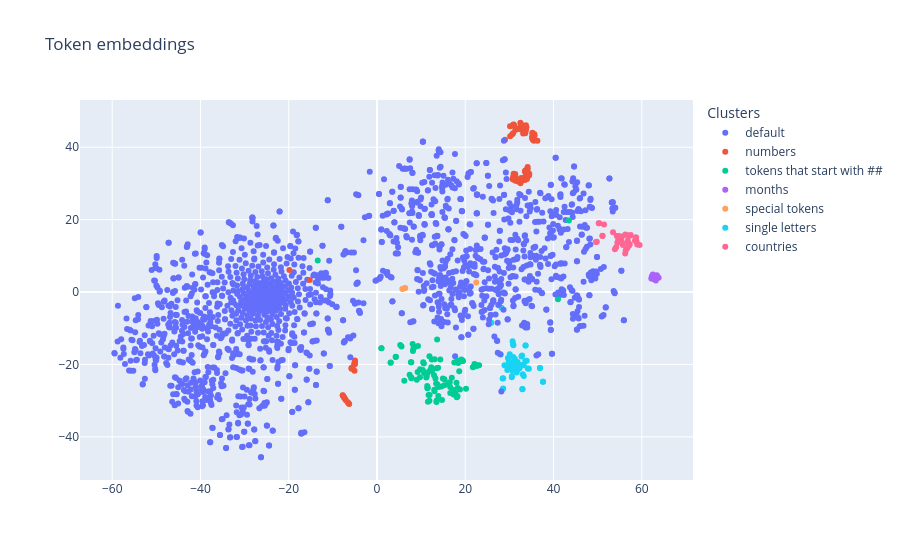

The notebook cell this image was saved under:
### Code cell
fig = go.Figure(
    data=go.Scatter(
        x=data_2d[:, 0],
        y=data_2d[:, 1],
        mode="markers",
        marker=dict(color=colors),
        hovertext=relevant_tokens,
        hoverinfo="text",
        showlegend=False
    )
)

# Create dummy traces to have a nice legend
for name, color in zip(cluster_names, unique_colors):
    fig.add_trace(go.Scatter(
        x=[None], y=[None],
        mode="markers", marker=dict(color=color), name=name
    ))

fig.update_layout(title="Token embeddings", legend=dict(title="Clusters"))

fig.show()

### Figure 1 — Plotly figure (JSON) as saved in the notebook; plotly's stock layout.template omitted (floating-point values rounded to 4 significant figures; data arrays with more than 128 entries replaced by an {"elided": "..."} marker saying what was removed)
{"data": [{"hoverinfo": "text", "hovertext": {"elided": "2000 str values"}, "marker": {"color": {"elided": "2000 str values"}}, "mode": "markers", "showlegend": false, "type": "scatter", "x": {"elided": "2000 float values"}, "y": {"elided": "2000 float values"}}, {"marker": {"color": "#636EFA"}, "mode": "markers", "name": "default", "type": "scatter", "x": [null], "y": [null]}, {"marker": {"color": "#EF553B"}, "mode": "markers", "name": "numbers", "type": "scatter", "x": [null], "y": [null]}, {"marker": {"color": "#00CC96"}, "mode": "markers", "name": "tokens that start with ##", "type": "scatter", "x": [null], "y": [null]}, {"marker": {"color": "#AB63FA"}, "mode": "markers", "name": "months", "type": "scatter", "x": [null], "y": [null]}, {"marker": {"color": "#FFA15A"}, "mode": "markers", "name": "special tokens", "type": "scatter", "x": [null], "y": [null]}, {"marker": {"color": "#19D3F3"}, "mode": "markers", "name": "single letters", "type": "scatter", "x": [null], "y": [null]}, {"marker": {"color": "#FF6692"}, "mode": "markers", "name": "countries", "type": "scatter", "x": [null], "y": [null]}], "layout": {"legend": {"title": {"text": "Clusters"}}, "title": {"text": "Token embeddings"}}}
